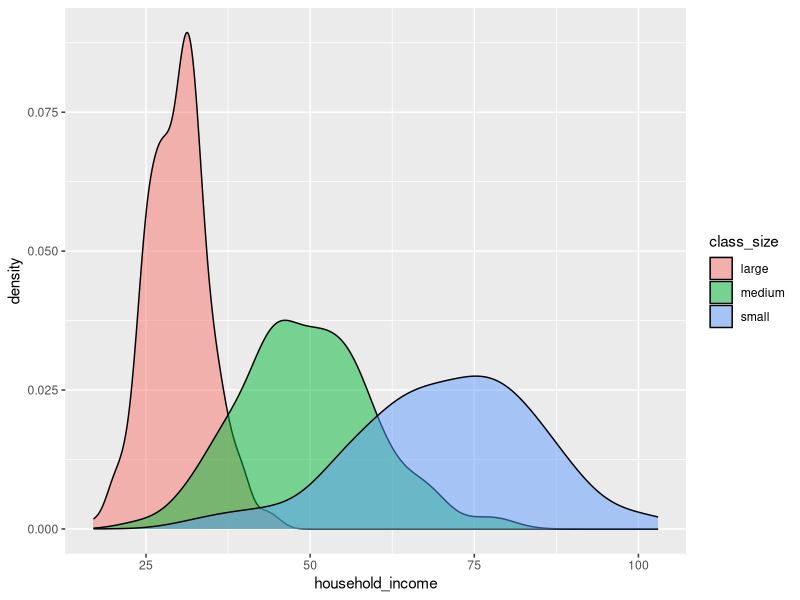
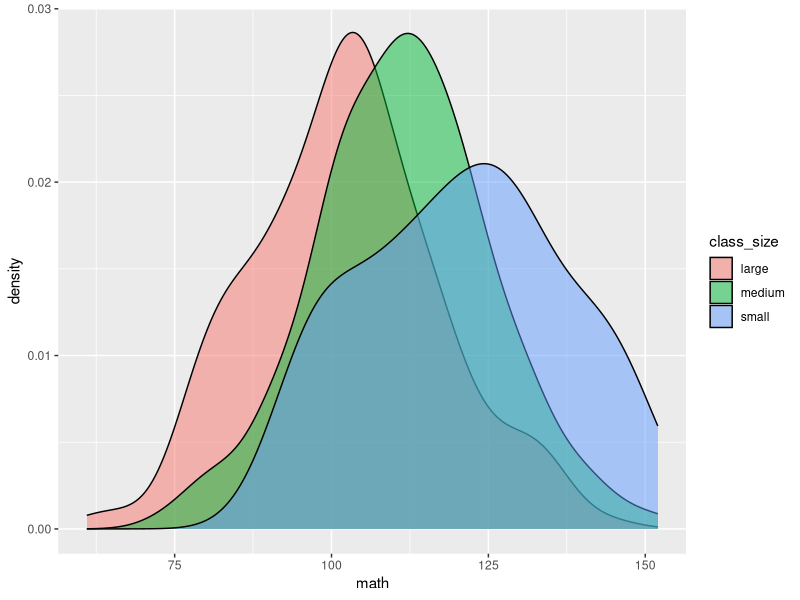
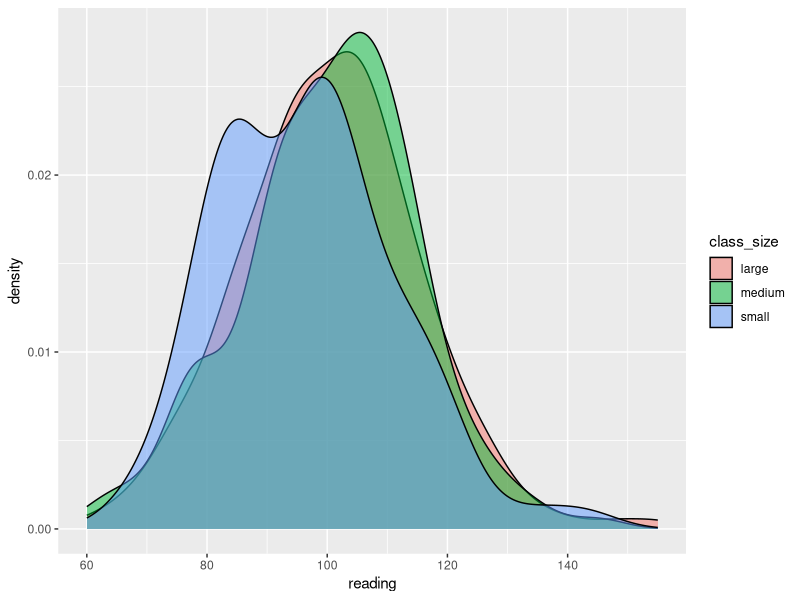

The R source for these figures, in order:
## ---- chunk 1
knitr::opts_chunk$set(echo = TRUE)
library(tidyverse)
library(stringr)
library(modelr)
## ---- chunk 2
n_small <- 80
n_medium <- 160
n_large <- 240
n_total <- n_small + n_medium + n_large

math <- data_frame(student_id = sample(n_total),
           class_size = c(rep("small", n_small), rep("medium", n_medium), rep("large", n_large)),
           household_income = c(rnorm(n_small, mean = 70, sd = 15), rnorm(n_medium, mean = 50, sd = 10), rnorm(n_large, mean = 30, sd = 5)) %>% round(),
           gender = sample(c("male", "female"), replace = TRUE, size = n_total),
           test_score = paste0("math_ss_", 
                               round(c(rnorm(n_small, mean = 105, sd = 15), rnorm(n_medium, mean = 100, sd = 15), rnorm(n_large, mean = 95, sd = 15)) + 
                                 household_income / 5 + rnorm(n_total)))) %>% 
             mutate(household_income = paste0(household_income, "k"))

english <- math %>% 
  mutate(test_score = paste0("reading_ss_", round((rnorm(n_total, mean = 100, sd = 15)))))

scores <- bind_rows(math, english) %>% 
  sample_frac()
  # mutate(test_score = ifelse(row_number() %in% sample(1:360, size = 15), NA, test_score))

scores %>% write_csv("scores.csv")
## ---- chunk 3
scores <- scores %>% 
  mutate(household_income = household_income %>% str_replace("k", "") %>% as.numeric(),
         test_name = test_score %>% str_extract("[:alpha:]+"),
         test_score = test_score %>% str_extract("\\d+") %>% as.numeric()) %>% 
  spread(key = test_name, value = test_score)
## ---- chunk 4
nrow(scores)

scores %>% count(class_size)

scores %>% count(gender)
scores %>% count(class_size, gender)

scores %>% 
  ggplot(aes(x = household_income, fill = class_size)) +
  geom_density(alpha = 0.5)

scores %>% 
  ggplot(aes(x = math, fill = class_size)) +
  geom_density(alpha = 0.5)

scores %>% 
  ggplot(aes(x = reading, fill = class_size)) +
  geom_density(alpha = 0.5)
## ---- chunk 5
t.test(math ~ class_size, var.equal = TRUE, data = scores %>% filter(class_size != "medium"))
## ---- chunk 6
summary(aov(math~class_size, data = scores))
## ---- chunk 7
mod <- lm(math ~ class_size, data = scores)
summary(mod)
## ---- chunk 8
mod <- lm(math ~ class_size + household_income, data = scores)
summary(mod)
## ---- chunk 9
mod_math <- lm(math ~ class_size + household_income + gender, data = scores)
summary(mod)
## ---- chunk 10
mod_reading <- lm(reading ~ class_size + household_income + gender, data = scores)
summary(mod)
## ---- chunk 11
data_to_predict <- tribble(
  ~gender, ~household_income, ~class_size,
  "male",     50,    "small",
  "male",     50,    "medium",
  "male",     50,    "large",
  "female",   100,    "small",
  "female",   100,    "medium",
  "female",   100,    "large"
)

data_to_predict %>% 
  add_predictions(mod_math, "pred_math") %>% 
  add_predictions(mod_reading, "pred_reading") %>% 
  mutate_if(is.numeric, round)
